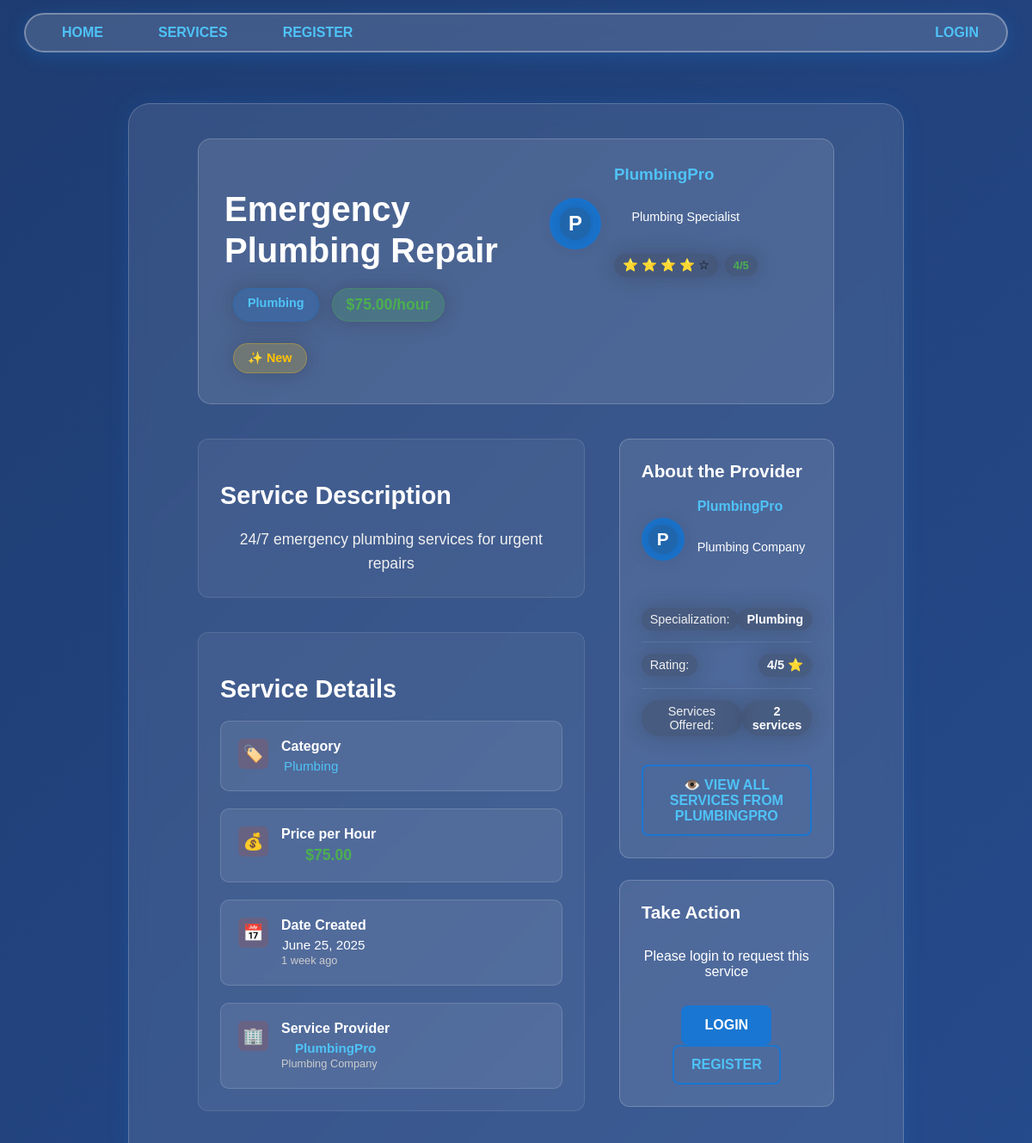
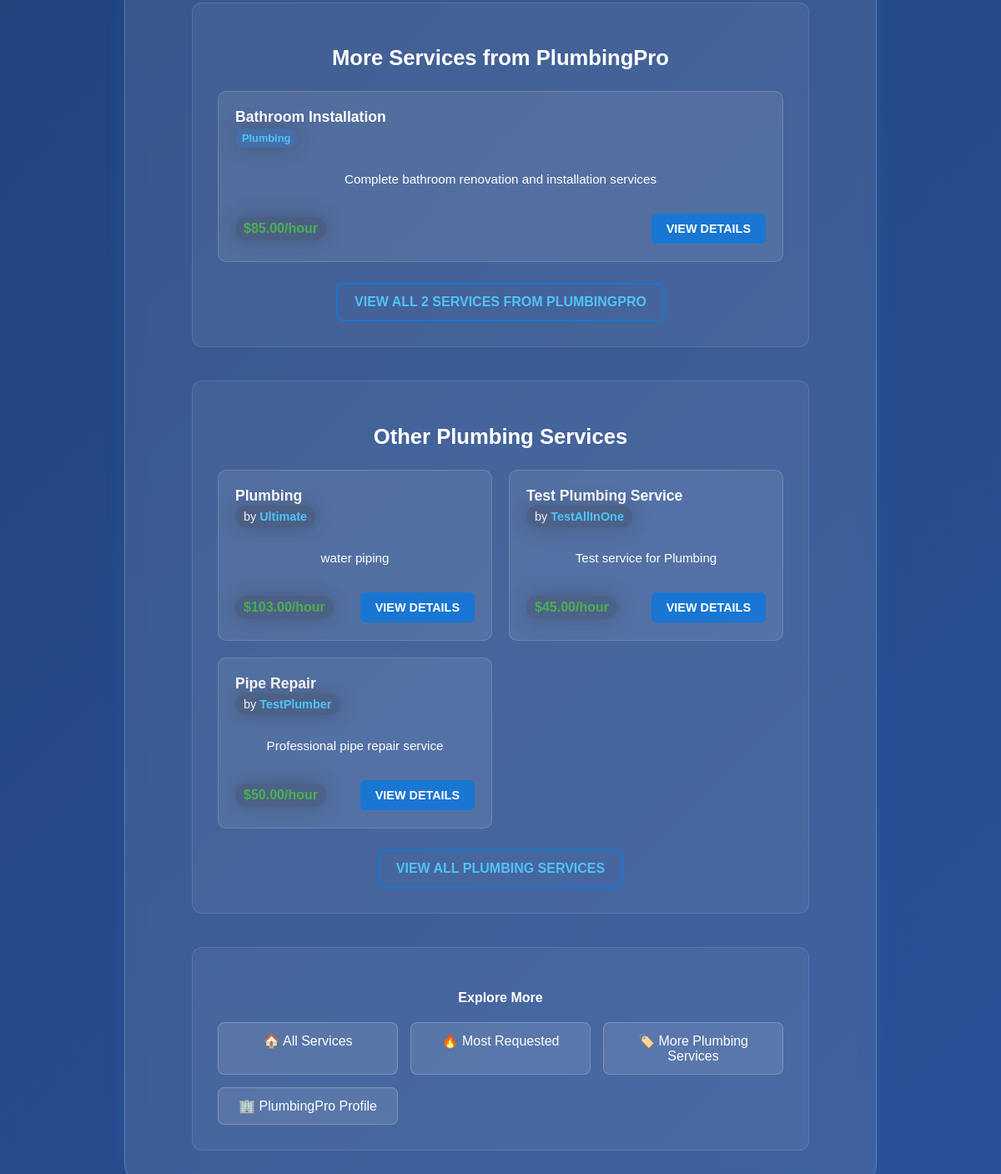
Screenshot of /services/1 with the database file from the repository (2 pictures, top to bottom).
### services/models.py (models this page shows, shortened)
class Service(models.Model):
    FIELD_CHOICES = [
        ("Air Conditioner", "Air Conditioner"),
        ("Carpentry", "Carpentry"),
        ("Electricity", "Electricity"),
        ("Gardening", "Gardening"),
        ("Home Machines", "Home Machines"),
        ("Housekeeping", "Housekeeping"),
        ("Interior Design", "Interior Design"),
        ("Locks", "Locks"),
        ("Painting", "Painting"),
        ("Plumbing", "Plumbing"),
        ("Water Heaters", "Water Heaters"),
    ]
    company = models.ForeignKey(Company, on_delete=models.CASCADE)  # Company association
    name = models.CharField(max_length=40)  # Service name
    description = models.TextField()  # Service description
    price_hour = models.DecimalField(decimal_places=2, max_digits=8, validators=[MinValueValidator(0.00)])  # Price field
    field = models.CharField(max_length=30, choices=FIELD_CHOICES)  # Service field/category
    date_created = models.DateTimeField(auto_now_add=True)  # Date created for display

### users/models.py (models this page shows)
class Company(models.Model):
    FIELD_CHOICES = [
        ("Air Conditioner", "Air Conditioner"),
        ("All in One", "All in One"),  # Special company type - can create any service type
        ("Carpentry", "Carpentry"),
        ("Electricity", "Electricity"),
        ("Gardening", "Gardening"),
        ("Home Machines", "Home Machines"),
        ("Housekeeping", "Housekeeping"),
        ("Interior Design", "Interior Design"),
        ("Locks", "Locks"),
        ("Painting", "Painting"),
        ("Plumbing", "Plumbing"),
        ("Water Heaters", "Water Heaters"),
    ]
    user = models.OneToOneField(User, on_delete=models.CASCADE, primary_key=True)
    field_of_work = models.CharField(max_length=70, choices=FIELD_CHOICES)  # Required field of work
    rating = models.IntegerField(validators=[MinValueValidator(0), MaxValueValidator(5)], default=0)  # Company rating system

class User(AbstractUser):
    email = models.EmailField(unique=True)  # Email uniqueness validation
    is_company = models.BooleanField(default=False)  # Company user type
    is_customer = models.BooleanField(default=False)  # Customer user type

### services/views.py (the view)
# urls.py: path('<int:id>', v.index, name='index'),
def index(request, id):
    service = get_object_or_404(Service, id=id)  # Individual service page access
    other_services = Service.objects.filter(
        company=service.company
    ).exclude(id=service.id).order_by('-date_created')[:3]
    related_services = Service.objects.filter(
        field=service.field
    ).exclude(id=service.id).order_by('-date_created')[:3]
    context = {
        'service': service,  # Service with all required info
        'other_services': other_services,
        'related_services': related_services,
    }
    return render(request, "services/single_service.html", context)

### services/templates/services/single_service.html (shortened to what this page needs)
{% extends 'main/base.html' %}
{% block content %}
    <div class="service-detail-container">
        <div class="service-detail-header">
            <div class="service-title-section">
                <h1>{{ service.name }}</h1>
                <div class="service-meta">
                    <span class="category-badge">{{ service.field }}</span>
                    <span class="price-badge">${{ service.price_hour }}/hour</span>
                    {% if service.date_created|timesince < "7 days" %}
                        <span class="new-badge">✨ New</span>
                    {% endif %}
                </div>
            </div>
            <div class="service-company-preview">
                <div class="company-avatar">
                    <span class="company-initial">{{ service.company.user.username|first|upper }}</span>
                </div>
                <div class="company-info-preview">
                    <h3><a href="/company/{{ service.company.user.username }}" class="company-link">{{ service.company.user.username }}</a></h3>
                    <p class="company-specialization">{{ service.company.field_of_work }} Specialist</p>
                    <div class="company-rating">
                        {% if service.company.rating > 0 %}
                            <span class="rating-stars">
                                {% for i in "12345" %}
                                    {% if forloop.counter <= service.company.rating %}
                                        ⭐
                                    {% else %}
                                        ☆
                                    {% endif %}
                                {% endfor %}
                            </span>
                            <span class="rating-text">{{ service.company.rating }}/5</span>
                        {% else %}
                            <span class="no-rating">Not rated yet</span>
                        {% endif %}
                    </div>
                </div>
            </div>
        </div>
        <div class="service-content">
            <div class="service-main">
                <div class="service-description-section">
                    <h2>Service Description</h2>
                    <div class="description-content">
                        <p>{{ service.description }}</p>
                    </div>
                </div>
                <div class="service-details-section">
                    <h2>Service Details</h2>
                    <div class="details-grid">
                        <div class="detail-card">
                            <div class="detail-icon">🏷️</div>
                            <div class="detail-content">
                                <h4>Category</h4>
                                <p><a href="/services/{{ service.field|slugify }}/">{{ service.field }}</a></p>
                            </div>
                        </div>
                        <div class="detail-card">
                            <div class="detail-icon">💰</div>
                            <div class="detail-content">
                                <h4>Price per Hour</h4>
                                <p class="price-highlight">${{ service.price_hour }}</p>
                            </div>
                        </div>
                        <div class="detail-card">
                            <div class="detail-icon">📅</div>
                            <div class="detail-content">
                                <h4>Date Created</h4>
                                <p>{{ service.date_created|date:"F d, Y" }}</p>
                                <small>{{ service.date_created|timesince }} ago</small>
                            </div>
                        </div>
                        <div class="detail-card">
                            <div class="detail-icon">🏢</div>
                            <div class="detail-content">
                                <h4>Service Provider</h4>
                                <p><a href="/company/{{ service.company.user.username }}" class="company-link">{{ service.company.user.username }}</a></p>
                                <small>{{ service.company.field_of_work }} Company</small>
                            </div>
                        </div>
                    </div>
                </div>
            </div>
            <div class="service-sidebar">
                <div class="company-card">
                    <h3>About the Provider</h3>
                    <div class="company-details">
                        <div class="company-header">
                            <div class="company-avatar-large">
                                <span class="company-initial">{{ service.company.user.username|first|upper }}</span>
                            </div>
                            <div class="company-name-section">
                                <h4><a href="/company/{{ service.company.user.username }}" class="company-link">{{ service.company.user.username }}</a></h4>
                                <p class="company-type">{{ service.company.field_of_work }} Company</p>
                            </div>
                        </div>
                        <div class="company-stats">
                            <div class="stat-item">
                                <span class="stat-label">Specialization:</span>
                                <span class="stat-value">{{ service.company.field_of_work }}</span>
                            </div>
                            <div class="stat-item">
                                <span class="stat-label">Rating:</span>
                                <span class="stat-value">
                                    {% if service.company.rating > 0 %}
                                        {{ service.company.rating }}/5 ⭐
                                    {% else %}
                                        Not rated yet
                                    {% endif %}
                                </span>
                            </div>
                            <div class="stat-item">
                                <span class="stat-label">Services Offered:</span>
                                <span class="stat-value">{{ service.company.service_set.count }} service{{ service.company.service_set.count|pluralize }}</span>
                            </div>
                        </div>
                        <div class="company-actions">
                            <a href="/company/{{ service.company.user.username }}" class="btn btn-outline">
                                👁️ View All Services from {{ service.company.user.username }}
                            </a>
                        </div>
                    </div>
                </div>
                <div class="action-card">
                    <h3>Take Action</h3>
                    {% if user.is_authenticated %}
                        {% if user.is_customer %}
                            <a href="/services/{{ service.id }}/request_service/" class="btn btn-primary btn-large">
                                📞 Request This Service
                            </a>
                            <p class="action-note">Connect with {{ service.company.user.username }} for this service</p>
                        {% elif user.is_company and user == service.company.user %}
                            <div class="owner-section">
                                <p class="owner-badge">✅ This is your service</p>
                                <a href="/services/create/" class="btn btn-secondary">Create Another Service</a>
                            </div>
                        {% else %}
                            <div class="company-note">
                                <p>🏢 Only customers can request services</p>
                                <a href="/register/customer/" class="btn btn-outline">Register as Customer</a>
                            </div>
                        {% endif %}
                    {% else %}
                        <div class="login-section">
                            <p class="login-note">Please login to request this service</p>
                            <a href="/register/login/" class="btn btn-primary">Login</a>
                            <a href="/register/" class="btn btn-outline">Register</a>
                        </div>
                    {% endif %}
                </div>
            </div>
        </div>
        {% if other_services %}
        <div class="related-services-section">
            <h2>More Services from {{ service.company.user.username }}</h2>
            <div class="related-services-grid">
                {% for other_service in other_services %}
                    <div class="related-service-card">
                        <div class="related-service-header">
                            <h4><a href="/services/{{ other_service.id }}">{{ other_service.name }}</a></h4>
                            <span class="related-category">{{ other_service.field }}</span>
                        </div>
                        <p class="related-description">{{ other_service.description|truncatewords:15 }}</p>
                        <div class="related-service-footer">
                            <span class="related-price">${{ other_service.price_hour }}/hour</span>
                            <a href="/services/{{ other_service.id }}" class="btn btn-small">View Details</a>
                        </div>
                    </div>
                {% endfor %}
            </div>
            <div class="view-all-company-services">
                <a href="/company/{{ service.company.user.username }}" class="btn btn-outline">
                    View All {{ service.company.service_set.count }} Services from {{ service.company.user.username }}
                </a>
            </div>
        </div>
        {% endif %}
        {% if related_services %}
        <div class="related-services-section">
            <h2>Other {{ service.field }} Services</h2>
            <div class="related-services-grid">
                {% for related_service in related_services %}
                    <div class="related-service-card">
                        <div class="related-service-header">
                            <h4><a href="/services/{{ related_service.id }}">{{ related_service.name }}</a></h4>
                            <span class="related-company">by <a href="/company/{{ related_service.company.user.username }}">{{ related_service.company.user.username }}</a></span>
                        </div>
                        <p class="related-description">{{ related_service.description|truncatewords:15 }}</p>
                        <div class="related-service-footer">
                            <span class="related-price">${{ related_service.price_hour }}/hour</span>
                            <a href="/services/{{ related_service.id }}" class="btn btn-small">View Details</a>
                        </div>
                    </div>
                {% endfor %}
            </div>
            <div class="view-all-category-services">
                <a href="/services/{{ service.field|slugify }}/" class="btn btn-outline">
                    View All {{ service.field }} Services
                </a>
            </div>
        </div>
        {% endif %}
        <div class="service-navigation">
            <div class="nav-section">
                <h4>Explore More</h4>
                <div class="nav-links">
                    <a href="/services/" class="nav-btn">🏠 All Services</a>
                    <a href="/services/most-requested/" class="nav-btn">🔥 Most Requested</a>
                    <a href="/services/{{ service.field|slugify }}/" class="nav-btn">🏷️ More {{ service.field }} Services</a>
                    <a href="/company/{{ service.company.user.username }}" class="nav-btn">🏢 {{ service.company.user.username }} Profile</a>
                </div>
            </div>
        </div>
    </div>
{% endblock %}

### rows the page displays
Service: name "Emergency Plumbing Repair", field "Plumbing", price_hour "75.00", company.user.username|first "P", company.user.username "PlumbingPro", company.field_of_work "Plumbing", company.rating "4", description "24/7 emergency plumbing services for urgent repairs", date_created "June 25, 2025", date_created "1 week", company.service_set.count "2", company.user.username "PLUMBINGPRO", field "PLUMBING"
Service: name "Bathroom Installation", field "Plumbing", description "Complete bathroom renovation and installation services", price_hour "85.00"
Service: name "Plumbing", company.user.username "Ultimate", description "water piping", price_hour "103.00"
Service: name "Test Plumbing Service", company.user.username "TestAllInOne", description "Test service for Plumbing", price_hour "45.00"
Service: name "Pipe Repair", company.user.username "TestPlumber", description "Professional pipe repair service", price_hour "50.00"
